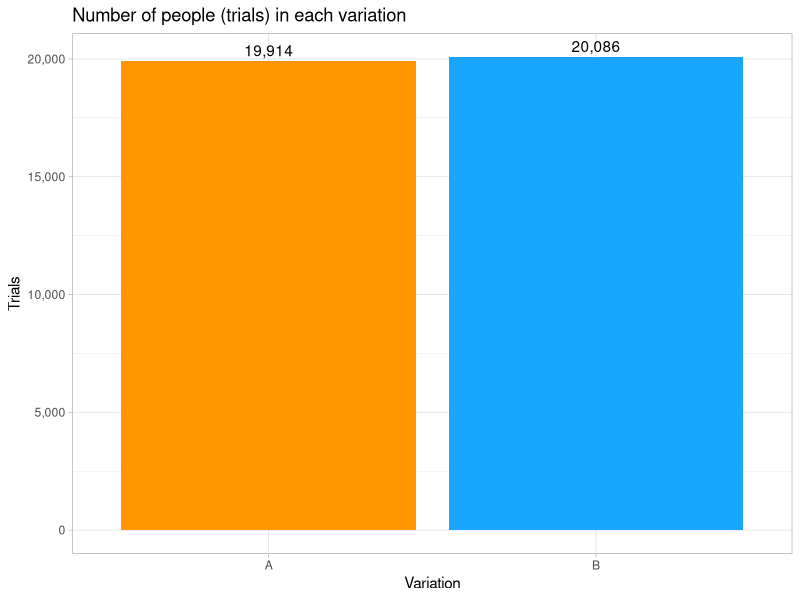
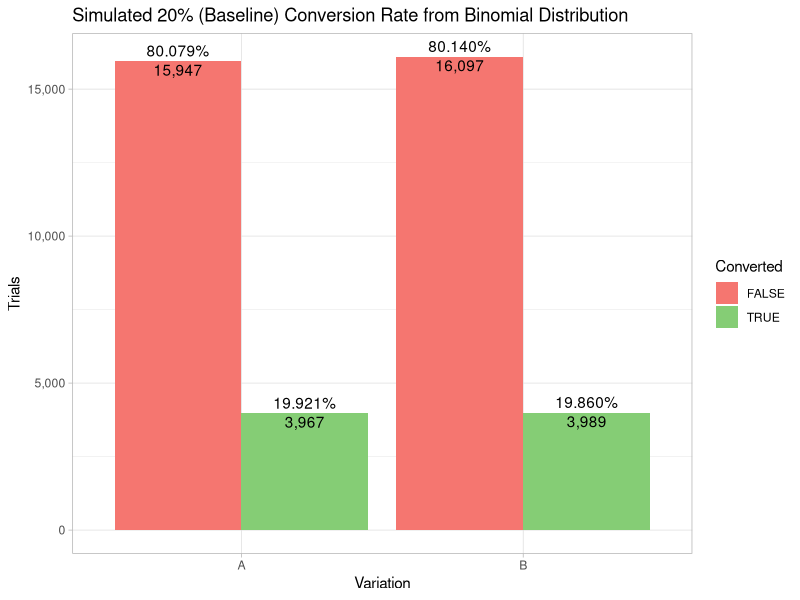
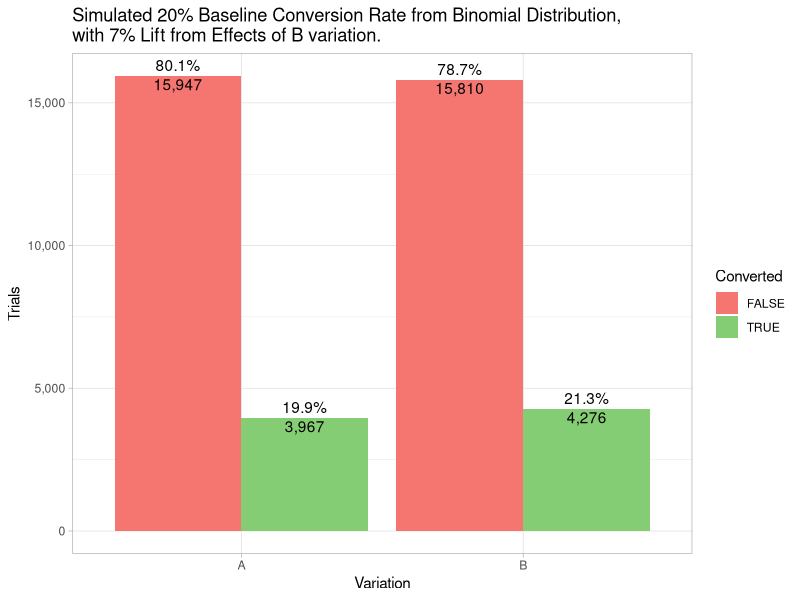
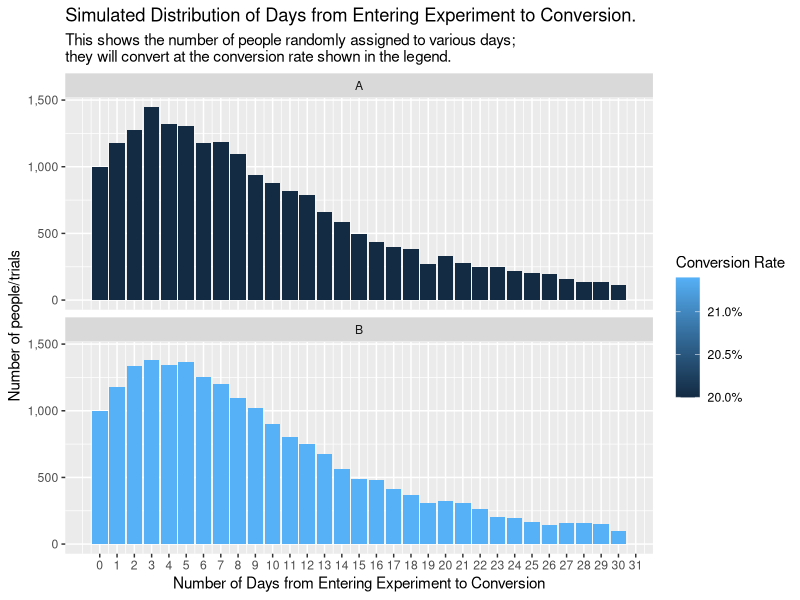
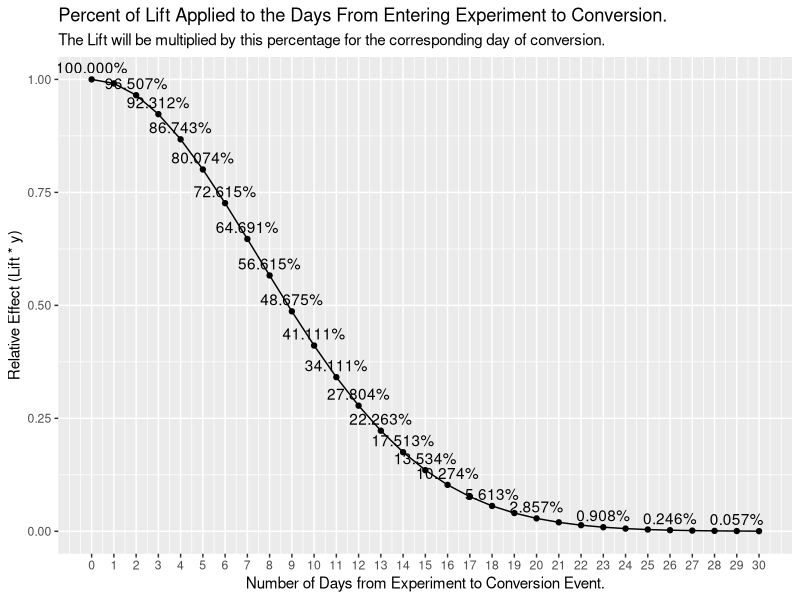
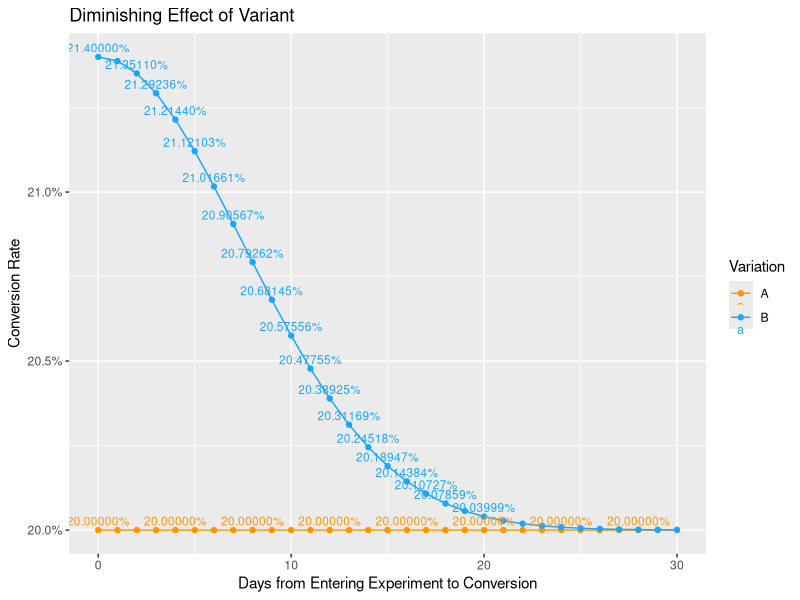
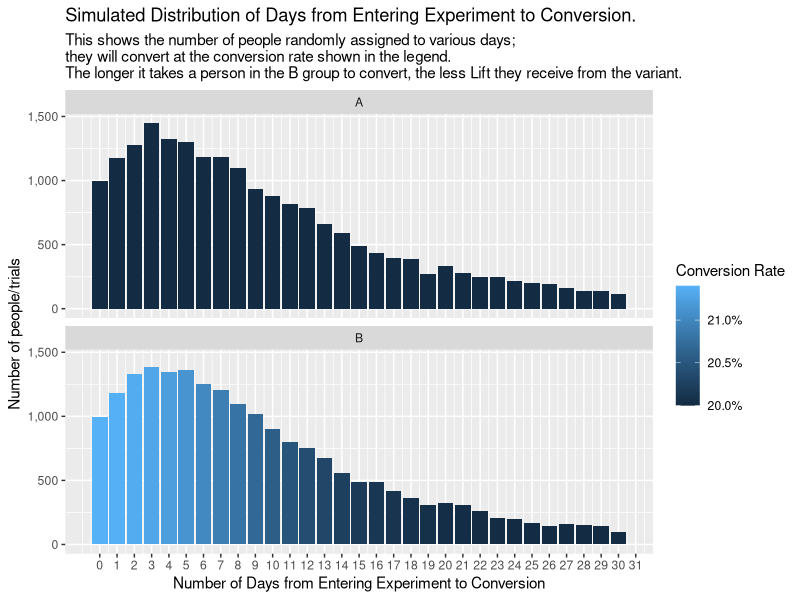
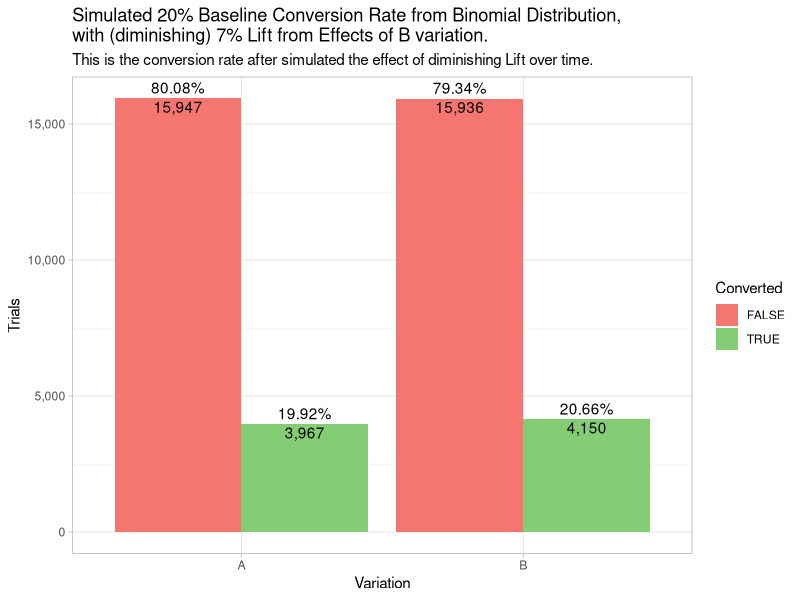

The R script that drew these images, in order:
## ---- chunk 1
library(knitr)
library(tidyverse)
library(lubridate)
library(scales)
options(scipen=999) # non-scientific notation

knitr::opts_chunk$set(echo = FALSE)
## ---- chunk 2
num_trials <- 40000
seed_traffic <- 1
seed_conversion <- 4
## ---- chunk 3
set.seed(seed_traffic)
traffic <- data.frame(id=sample(1:1000000, num_trials, replace=F))

set.seed(seed_traffic)
traffic$variation <- ifelse(rbinom(num_trials, 1, 0.5), 'A', 'B')

traffic %>% 
    count(variation) %>%
    ggplot(aes(x=variation, y=n, fill=variation)) +
    geom_col() +
    geom_text(aes(label=comma_format()(n)), vjust = -0.4) +
    theme_light() +
    theme(legend.position = 'none') +
    scale_y_continuous(labels = comma_format()) +
    scale_fill_manual("legend", values = c("A" = "#FF9500", "B" = "#19A6FF")) +
    labs(title='Number of people (trials) in each variation',
         y='Trials',
         x='Variation')
## ---- chunk 4
baseline_conversion_rate <- 0.20
traffic$baseline_conversion_rate <- baseline_conversion_rate
## ---- chunk 5
converted_by_id <- function(id, conversion_rate) {
    #set.seed(id)
    return (as.logical(rbinom(1, 1, conversion_rate)))
}
set.seed(seed_conversion)
traffic$converted <- map2_lgl(traffic$id, traffic$baseline_conversion_rate, ~ converted_by_id(.x, .y))

conversion_table <- table(traffic$variation, traffic$converted)
conversions <- c(conversion_table['A', 'TRUE'], conversion_table['B', 'TRUE'])
non_conversions <- c(conversion_table['A', 'FALSE'], conversion_table['B', 'FALSE'])
trials <- conversions + non_conversions

traffic %>% 
    count(variation, converted) %>%
    group_by(variation) %>%
    mutate(baseline_conversion_rate = n / sum(n)) %>%
    ungroup() %>%
    ggplot(aes(x=variation, y=n, fill=converted)) +
    scale_y_continuous(labels = comma_format()) +
    geom_col(position='dodge') +
    scale_fill_manual(values = c("TRUE" = "#85CD75", "FALSE" = "#F57670")) +
    geom_text(aes(label=comma_format()(n)),
              position = position_dodge(width=0.9),
              vjust = 1.2) +
    geom_text(aes(label=percent_format()(baseline_conversion_rate)),
              position = position_dodge(width=0.9),
              vjust = -0.4) +
    labs(title='Simulated 20% (Baseline) Conversion Rate from Binomial Distribution',
         y='Trials',
         x='Variation',
         fill='Converted') +
    theme_light()
## ---- chunk 6
simulated_percent_increase_in_b <- 0.07
## ---- chunk 7
traffic <- traffic %>%
    mutate(lift = ifelse(variation == 'A', 0, simulated_percent_increase_in_b)) %>%
    mutate(conversion_rate = baseline_conversion_rate + (baseline_conversion_rate * lift)) %>%
    select(-converted)

set.seed(seed_conversion)
converted_no_diminishing_effects <- map2_lgl(traffic$id, traffic$conversion_rate, ~ converted_by_id(.x, .y))
traffic$converted <- converted_no_diminishing_effects

conversion_table <- table(traffic$variation, traffic$converted)
conversions <- c(conversion_table['A', 'TRUE'], conversion_table['B', 'TRUE'])
non_conversions <- c(conversion_table['A', 'FALSE'], conversion_table['B', 'FALSE'])
trials <- conversions + non_conversions

a_conversion_rate <- conversions[1] / trials[1]
b_conversion_rate <- conversions[2] / trials[2]

b_percent_increase_over_baseline <- (b_conversion_rate - baseline_conversion_rate) / b_conversion_rate
b_percent_increase_over_a <- (b_conversion_rate - a_conversion_rate) / b_conversion_rate

traffic %>% 
    count(variation, converted) %>%
    group_by(variation) %>%
    mutate(conversion_rate = n / sum(n)) %>%
    ungroup() %>%
    ggplot(aes(x=variation, y=n, fill=converted)) +
    geom_col(position='dodge') +
    scale_y_continuous(labels = comma_format()) +
    scale_fill_manual(values = c("TRUE" = "#85CD75", "FALSE" = "#F57670")) +
    geom_text(aes(label=comma_format()(n)),
              position = position_dodge(width=0.9),
              vjust = 1.2) +
    geom_text(aes(label=percent_format()(conversion_rate)),
              position = position_dodge(width=0.9),
              vjust = -0.4) +
    labs(title=paste('Simulated', percent(baseline_conversion_rate),'Baseline Conversion Rate from Binomial Distribution,\nwith', percent(simulated_percent_increase_in_b),'Lift from Effects of B variation.'),
         y='Trials',
         x='Variation',
         fill='Converted') +
    theme_light()
## ---- chunk 8
scale_a_b <- function(x, a, b) {

    (b - a) * ((x - min(x)) / (max(x) - min(x))) + a 
}

set.seed(44)
#offset <- round(scale_a_b(rlnorm(n=num_trials, meanlog = 0.04), 0, 50))
#hist(offset)
offset <- round(scale_a_b(rgamma(num_trials, shape = 1.7), 1, 75))
offset <- ifelse(offset <= 1, 2, offset)
offset <- offset - 2



set.seed(NULL)
traffic <- traffic %>%
    mutate(conversion_offset = offset,
           #conversion_offset = ifelse(conversion_offset > 30, round(runif(1, min=20, max=30)), conversion_offset),
           conversion_offset = ifelse(conversion_offset < 0, 0, conversion_offset))

traffic$conversion_offset <- map_dbl(traffic$conversion_offset, ~ {
    if(. > 30) {
        return (round(runif(1, min=20, max=30)))
    } else {
        return (.)
    }
})

traffic %>%
    group_by(conversion_offset, variation) %>%
    summarise(num_trials=n(),
              average_conversion_rate = mean(conversion_rate)) %>%
    ggplot(aes(x=conversion_offset, y=num_trials, fill=average_conversion_rate)) +
    geom_col() +
    scale_y_continuous(labels = comma_format()) +
    scale_x_continuous(breaks = seq(0, 100)) +
    scale_fill_gradient(labels = percent) +
    facet_wrap(~variation, nrow=2) +
    labs(title='Simulated Distribution of Days from Entering Experiment to Conversion.',
         subtitle = 'This shows the number of people randomly assigned to various days;\nthey will convert at the conversion rate shown in the legend. ',
         y='Number of people/trials',
         x='Number of Days from Entering Experiment to Conversion',
         fill='Conversion Rate')
## ---- chunk 9
stand_dev <- .5
scale_norm <- 1 / dnorm(0, sd=stand_dev)

relative_effect <- function(day_number) {
    return (dnorm(((day_number) / 30 * 2), sd=stand_dev) * scale_norm)
}

data.frame(days_from_experiment_to_conversion=0:30) %>%
    mutate(relative_effect = relative_effect(days_from_experiment_to_conversion)) %>%
    ggplot(aes(x=days_from_experiment_to_conversion, y=relative_effect)) +
    geom_line() +
    geom_point() +
    geom_text(aes(label=percent(relative_effect)), vjust=-0.5, check_overlap = TRUE) +
    scale_x_continuous(breaks = 0:30) +
    labs(title='Percent of Lift Applied to the Days From Entering Experiment to Conversion.',
         subtitle='The Lift will be multiplied by this percentage for the corresponding day of conversion.',
         y='Relative Effect (Lift * y)',
         x='Number of Days from Experiment to Conversion Event.')
## ---- chunk 10
traffic <- traffic %>%
    mutate(diminished_conversion_rate = baseline_conversion_rate + (baseline_conversion_rate * lift * relative_effect(conversion_offset)))
# %>%
#     select(-converted)

stopifnot(all(ifelse(traffic$variation == "A", traffic$baseline_conversion_rate == traffic$conversion_rate, TRUE)))
stopifnot(all(ifelse(traffic$variation == "A", traffic$baseline_conversion_rate == traffic$diminished_conversion_rate, TRUE)))

traffic %>%
    # filter()
    # filter(!is.na(conversion_offset)) %>%
    group_by(conversion_offset, variation) %>%
    summarise(diminished_conversion_rate = mean(diminished_conversion_rate)) %>%
 #   spread(variation, diminished_conversion_rate) %>%
    ggplot(aes(x=conversion_offset, y=diminished_conversion_rate, color=variation)) +
    geom_line() +
    geom_point() +
    geom_text(aes(label=percent_format()(diminished_conversion_rate)), check_overlap=TRUE, size = 3, vjust=-0.5) + 
    scale_y_continuous(labels = percent_format()) +
    scale_color_manual(values = c("A" = "#FF9500", "B" = "#19A6FF")) +
    #expand_limits(y=0) +
    labs(title="Diminishing Effect of Variant",
         y='Conversion Rate',
         x='Days from Entering Experiment to Conversion',
         color='Variation')
## ---- chunk 11
traffic %>%
    group_by(conversion_offset, variation) %>%
    summarise(num_trials=n(),
              average_conversion_rate = mean(diminished_conversion_rate)) %>%
    ggplot(aes(x=conversion_offset, y=num_trials, fill=average_conversion_rate)) +
    geom_col() +
    scale_y_continuous(labels = comma_format()) +
    scale_x_continuous(breaks = seq(0, 100)) +
    scale_fill_gradient(labels = percent) +
    facet_wrap(~variation, nrow=2) +
    labs(title='Simulated Distribution of Days from Entering Experiment to Conversion.',
         subtitle = 'This shows the number of people randomly assigned to various days;\nthey will convert at the conversion rate shown in the legend.\nThe longer it takes a person in the B group to convert, the less Lift they receive from the variant.',
         y='Number of people/trials',
         x='Number of Days from Entering Experiment to Conversion',
         fill='Conversion Rate')
## ---- chunk 12
set.seed(seed_conversion)
new_converted <- map2_lgl(traffic$id, traffic$diminished_conversion_rate, ~ converted_by_id(.x, .y))

# ensure that conversions of variation A don't change
stopifnot(all(ifelse(traffic$variation == "A", converted_no_diminishing_effects == new_converted, TRUE)))

traffic$converted <- new_converted
#set.seed(2)
#traffic$converted <-as.logical(rbinom(num_trials, 1, baseline_conversion_rate))

conversion_table <- table(traffic$variation, traffic$converted)
conversions <- c(conversion_table['A', 'TRUE'], conversion_table['B', 'TRUE'])
non_conversions <- c(conversion_table['A', 'FALSE'], conversion_table['B', 'FALSE'])
trials <- conversions + non_conversions

a_conversion_rate <- conversions[1] / trials[1]
b_conversion_rate <- conversions[2] / trials[2]

b_percent_increase_over_baseline <- (b_conversion_rate - baseline_conversion_rate) / b_conversion_rate
b_percent_increase_over_a <- (b_conversion_rate - a_conversion_rate) / b_conversion_rate

traffic %>% 
    count(variation, converted) %>%
    group_by(variation) %>%
    mutate(conversion_rate = n / sum(n)) %>%
    ungroup() %>%
    ggplot(aes(x=variation, y=n, fill=converted)) +
    geom_col(position='dodge') +
    scale_y_continuous(labels = comma_format()) +
    scale_fill_manual(values = c("TRUE" = "#85CD75", "FALSE" = "#F57670")) +
    geom_text(aes(label=comma_format()(n)),
              position = position_dodge(width=0.9),
              vjust = 1.2) +
    geom_text(aes(label=percent_format()(conversion_rate)),
              position = position_dodge(width=0.9),
              vjust = -0.4) +
    labs(title=paste('Simulated', percent(baseline_conversion_rate),'Baseline Conversion Rate from Binomial Distribution,\nwith (diminishing)', percent(simulated_percent_increase_in_b),'Lift from Effects of B variation.'),
         subtitle='This is the conversion rate after simulated the effect of diminishing Lift over time.',
         y='Trials',
         x='Variation',
         fill='Converted') +
    theme_light()
## ---- chunk 13
attribution_window_days <- 7
## ---- chunk 14
traffic <- traffic %>%
    mutate(converted_within_window = ifelse(conversion_offset <= attribution_window_days, converted, FALSE))

conversion_table <- table(traffic$variation, traffic$converted_within_window)
conversions <- c(conversion_table['A', 'TRUE'], conversion_table['B', 'TRUE'])
non_conversions <- c(conversion_table['A', 'FALSE'], conversion_table['B', 'FALSE'])
trials <- conversions + non_conversions

a_conversion_rate <- conversions[1] / trials[1]
b_conversion_rate <- conversions[2] / trials[2]

b_percent_increase_over_baseline <- (b_conversion_rate - baseline_conversion_rate) / b_conversion_rate
b_percent_increase_over_a <- (b_conversion_rate - a_conversion_rate) / b_conversion_rate

traffic %>% 
    count(variation, converted_within_window) %>%
    group_by(variation) %>%
    mutate(conversion_rate = n / sum(n)) %>%
    ungroup() %>%
    ggplot(aes(x=variation, y=n, fill=converted_within_window)) +
    geom_col(position='dodge') +
    scale_y_continuous(labels = comma_format()) +
    scale_fill_manual(values = c("TRUE" = "#85CD75", "FALSE" = "#F57670")) +
    geom_text(aes(label=comma_format()(n)),
              position = position_dodge(width=0.9),
              vjust = 1.2) +
    geom_text(aes(label=percent_format()(conversion_rate)),
              position = position_dodge(width=0.9),
              vjust = -0.4) +
    labs(title=paste0('Simulated ', percent(baseline_conversion_rate),' Baseline Conversion Rate from Binomial Distribution,\nwith (diminishing) ', percent(simulated_percent_increase_in_b),' Lift from Effects of B variation &\n', attribution_window_days,'-Day Attribution Window.'),
         subtitle=paste0('This is the conversion rate after simulated the effect of diminishing Lift over time, with a', attribution_window_days,'-Day Attribution Window.'),
         y='Trials',
         x='Variation',
         fill='Converted') +
    theme_light()
## ---- chunk 15
set.seed(43)
traffic$day_entered_experiment <- floor(runif(n=num_trials, min=1, max=31))

traffic <- traffic %>%
    mutate(day_converted = ifelse(converted, day_entered_experiment + conversion_offset, NA),
           day_converted_within_window = ifelse(converted_within_window, day_entered_experiment + conversion_offset, NA))
## ---- chunk 16
num_days_people_are_still_converting <- max(traffic$day_entered_experiment) + max(traffic$conversion_offset) + 10
experiment <- data.frame(experiment_day = NULL, variation=NULL, conversions = NULL, trials = NULL)

for(ex_day in 1:num_days_people_are_still_converting) {
    day_results <- rbind(data.frame(experiment_day = ex_day,
                                    variation="A",
                                    cumulative_conversions = sum(traffic$variation == "A" & traffic$day_converted <= ex_day, na.rm = TRUE),
                                    cumulative_trials = sum(traffic$variation == "A" & traffic$day_entered_experiment <= ex_day)),
                         data.frame(experiment_day = ex_day,
                                    variation="B",
                                    cumulative_conversions = sum(traffic$variation == "B" & traffic$day_converted <= ex_day, na.rm = TRUE),
                                    cumulative_trials = sum(traffic$variation == "B" & traffic$day_entered_experiment <= ex_day)))

    experiment <- rbind(experiment, day_results)
}

experiment %>%
    mutate(cumulative_conversion_rate=cumulative_conversions / cumulative_trials) %>%
    ggplot(aes(x=experiment_day, y=cumulative_conversion_rate, color = variation, group=variation)) +
        geom_line() +
        geom_point() +
        scale_y_continuous(breaks = seq(0, 1, 0.05),
                           labels = percent_format()) +
        expand_limits(y=c(0,0.25)) +
        scale_x_continuous(breaks = seq(0, 100, 5)) +
        scale_color_manual(values = c("A" = "#FF9500", "B" = "#19A6FF")) +
        labs(title='Conversion rate over time - No Attribution Window',
         subtitle="This shows, for each day of the experiment (1-30) and each day after the experiment that people are still converting (31-60), the conversion rate if you we're to look a report on that day, using no attribution window", 
         y='Conversion Rate',
         x='Day of Experiment (and days after)',
         color='Variation') +
    theme_light()

temp <- experiment %>%
    #mutate(cumulative_conversion_rate=cumulative_conversions / cumulative_trials) %>%
  gather(variable, value, -(experiment_day:variation)) %>%
  unite(temp, variation, variable) %>%
  spread(temp, value)

prop.test_list <- with(temp, pmap(list(A_cumulative_conversions, B_cumulative_conversions, A_cumulative_trials, B_cumulative_trials),
                                    function(a, b, c, d) {
                                        if(a+b > 0) {
                                            prop.test(x=c(b, a), n=c(d, c))
                                        } else {
                                            NA    
                                        }
                                    }
                                    ))
temp$p_value <- map_dbl(prop.test_list,~  {
    
    if(is.na(.[[1]])) {
        return (NA)
    } else {
         .$p.value   
    }
})
temp$b_minus_a <- map_dbl(prop.test_list,~  {
    
    if(is.na(.[[1]])) {
        return (NA)
    } else {
         as.numeric(.$estimate[1] - .$estimate[2])
    }
})
temp$conf_low <- map_dbl(prop.test_list,~  {
    
    if(is.na(.[[1]])) {
        return (NA)
    } else {
         .$conf.int[1]
    }
})

temp$conf_high <- map_dbl(prop.test_list,~  {
    
    if(is.na(.[[1]])) {
        return (NA)
    } else {
         .$conf.int[2]
    }
})

temp %>%
    ggplot(aes(x=experiment_day, y=p_value)) +
        geom_line() +
        geom_point() +
    geom_text(aes(label=round(p_value, 3)), vjust=-0.5, check_overlap = TRUE) +
    geom_hline(yintercept = 0.05, color ='red') +
    scale_y_continuous(breaks = seq(0, 1, 0.05)) +
    expand_limits(y=c(0,1))

temp %>%
    ggplot(aes(x=experiment_day, y=b_minus_a)) +
        geom_line() +
        scale_y_continuous(labels = percent_format()) +
        geom_ribbon(aes(ymin = conf_low, ymax = conf_high), fill = 'green', alpha=0.15) +
        geom_ribbon(aes(ymin = ifelse(conf_low <= 0, conf_low, NA), ymax = ifelse(conf_low <= 0, conf_high, NA)), fill = 'red', alpha=0.45) +
        geom_ribbon(aes(ymin = ifelse(conf_low > 0, conf_low, NA), ymax = ifelse(conf_low > 0, conf_high, NA)), fill = 'green', alpha=0.2) +
        geom_hline(yintercept = 0, color='red', alpha=0.5) +
        geom_text(aes(label=percent(b_minus_a)), vjust=-1, check_overlap = TRUE) +
        labs(title='Difference in Conversion Rate of `B` - `A`, with Frequentist Confidence Interval - \nNo Attribution Window',
             y='Difference in Conversion Rate from B minus A',
             x='Day of Experiment (and days after)')

temp %>%
    mutate(a_cr = A_cumulative_conversions / A_cumulative_trials,
           b_minus_a = b_minus_a / a_cr,
           conf_low = conf_low / a_cr,
           conf_high = conf_high / a_cr) %>%
    ggplot(aes(x=experiment_day, y=b_minus_a)) +
        geom_line() +
        coord_cartesian(ylim=c(-0.10, 1)) +
        scale_y_continuous(labels = percent_format()) +
        geom_ribbon(aes(ymin = conf_low, ymax = conf_high), fill = 'green', alpha=0.15) +
        geom_ribbon(aes(ymin = ifelse(conf_low <= 0, conf_low, NA), ymax = ifelse(conf_low <= 0, conf_high, NA)), fill = 'red', alpha=0.45) +
        geom_ribbon(aes(ymin = ifelse(conf_low > 0, conf_low, NA), ymax = ifelse(conf_low > 0, conf_high, NA)), fill = 'green', alpha=0.2) +
        geom_hline(yintercept = 0, color='red', alpha=0.5) +
        geom_text(aes(label=percent(b_minus_a)), vjust=-1, check_overlap = TRUE) +    
        labs(title='Difference in Conversion Rate of `B` - `A`, with Frequentist Confidence Interval - \nNo Attribution Window',
             y='Lift (i.e. Percent change from A to B)',
             x='Day of Experiment (and days after)') 
## ---- chunk 17
num_days_people_are_still_converting <- max(traffic$day_entered_experiment) + max(traffic$conversion_offset) + attribution_window_days
experiment <- data.frame(experiment_day = NULL, variation=NULL, conversions = NULL, trials = NULL)

for(ex_day in 1:num_days_people_are_still_converting) {
    local_traffic <- traffic %>% filter(day_entered_experiment + attribution_window_days < ex_day)

    day_results <- rbind(data.frame(experiment_day = ex_day,
                                    variation="A",
                                    cumulative_conversions = sum(local_traffic$variation == "A" & local_traffic$day_converted_within_window <= ex_day, na.rm = TRUE),
                                    cumulative_trials = sum(local_traffic$variation == "A")),
                         data.frame(experiment_day = ex_day,
                                    variation="B",
                                    cumulative_conversions = sum(local_traffic$variation == "B" & local_traffic$day_converted_within_window <= ex_day, na.rm = TRUE),
                                    cumulative_trials = sum(local_traffic$variation == "B")))

    experiment <- rbind(experiment, day_results)
}

experiment %>%
    mutate(cumulative_conversion_rate=cumulative_conversions / cumulative_trials) %>%
    ggplot(aes(x=experiment_day, y=cumulative_conversion_rate, color = variation, group=variation)) +
        geom_line() +
        geom_point() +
        scale_y_continuous(breaks = seq(0, 1, 0.05),
                           labels = percent_format()) +
        expand_limits(y=c(0,0.25)) +
        scale_x_continuous(breaks = seq(0, 100, 5)) +
        scale_color_manual(values = c("A" = "#FF9500", "B" = "#19A6FF")) +
        labs(title='Conversion rate over time - With Attribution Window',
         subtitle="This shows, for each day of the experiment (1-30) and each day after the experiment that people are still converting (31-60), the conversion rate if you we're to look a report on that day, using With attribution window", 
         y='Conversion Rate',
         x='Day of Experiment (and days after)',
         color='Variation') +
    theme_light()

temp <- experiment %>%
    #mutate(cumulative_conversion_rate=cumulative_conversions / cumulative_trials) %>%
  gather(variable, value, -(experiment_day:variation)) %>%
  unite(temp, variation, variable) %>%
  spread(temp, value)

prop.test_list <- with(temp, pmap(list(A_cumulative_conversions, B_cumulative_conversions, A_cumulative_trials, B_cumulative_trials),
                                    function(a, b, c, d) {
                                        if(a+b > 0) {
                                            prop.test(x=c(b, a), n=c(d, c))
                                        } else {
                                            NA    
                                        }
                                    }
                                    ))
temp$p_value <- map_dbl(prop.test_list,~  {
    
    if(is.na(.[[1]])) {
        return (NA)
    } else {
         .$p.value   
    }
})
temp$b_minus_a <- map_dbl(prop.test_list,~  {
    
    if(is.na(.[[1]])) {
        return (NA)
    } else {
         as.numeric(.$estimate[1] - .$estimate[2])
    }
})
temp$conf_low <- map_dbl(prop.test_list,~  {
    
    if(is.na(.[[1]])) {
        return (NA)
    } else {
         .$conf.int[1]
    }
})
temp$conf_high <- map_dbl(prop.test_list,~  {
    
    if(is.na(.[[1]])) {
        return (NA)
    } else {
         .$conf.int[2]
    }
})

temp %>%
    ggplot(aes(x=experiment_day, y=p_value)) +
        geom_line() +
        geom_point() +
    geom_text(aes(label=round(p_value, 3)), vjust=-0.5, check_overlap = TRUE) +
    geom_hline(yintercept = 0.05, color ='red') +
    scale_y_continuous(breaks = seq(0, 1, 0.05)) +
    expand_limits(y=c(0,1))

temp %>%
    ggplot(aes(x=experiment_day, y=b_minus_a)) +
        geom_line() +
        scale_y_continuous(labels = percent_format()) +
        geom_ribbon(aes(ymin = conf_low, ymax = conf_high), fill = 'green', alpha=0.15) +
        geom_ribbon(aes(ymin = ifelse(conf_low <= 0, conf_low, NA), ymax = ifelse(conf_low <= 0, conf_high, NA)), fill = 'red', alpha=0.45) +
        geom_ribbon(aes(ymin = ifelse(conf_low > 0, conf_low, NA), ymax = ifelse(conf_low > 0, conf_high, NA)), fill = 'green', alpha=0.2) +
        geom_hline(yintercept = 0, color='red', alpha=0.5) +
        geom_text(aes(label=percent(b_minus_a)), vjust=-1, check_overlap = TRUE) +
        labs(title='Difference in Conversion Rate of `B` - `A`, with Frequentist Confidence Interval - \nWith Attribution Window',
             y='Difference in Conversion Rate from B minus A',
             x='Day of Experiment (and days after)')

temp %>%
    mutate(a_cr = A_cumulative_conversions / A_cumulative_trials,
           b_minus_a = b_minus_a / a_cr,
           conf_low = conf_low / a_cr,
           conf_high = conf_high / a_cr) %>%
    ggplot(aes(x=experiment_day, y=b_minus_a)) +
        geom_line() +
        coord_cartesian(ylim=c(-0.10, 1)) +
        scale_y_continuous(labels = percent_format()) +
        geom_ribbon(aes(ymin = conf_low, ymax = conf_high), fill = 'green', alpha=0.15) +
        geom_ribbon(aes(ymin = ifelse(conf_low <= 0, conf_low, NA), ymax = ifelse(conf_low <= 0, conf_high, NA)), fill = 'red', alpha=0.45) +
        geom_ribbon(aes(ymin = ifelse(conf_low > 0, conf_low, NA), ymax = ifelse(conf_low > 0, conf_high, NA)), fill = 'green', alpha=0.2) +
        geom_hline(yintercept = 0, color='red', alpha=0.5) +
        geom_text(aes(label=percent(b_minus_a)), vjust=-1, check_overlap = TRUE) +    
        labs(title='Difference in Conversion Rate of `B` - `A`, with Frequentist Confidence Interval - \nWith Attribution Window',
             y='Lift (i.e. Percent change from A to B)',
             x='Day of Experiment (and days after)') 
